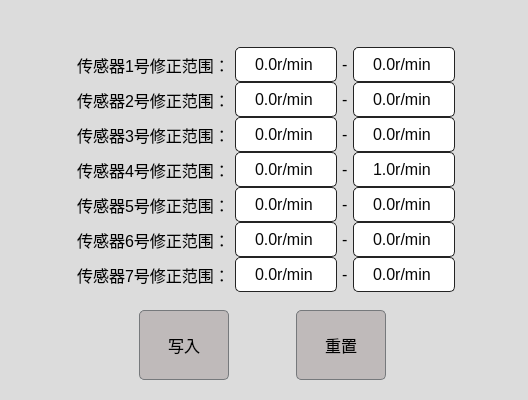
<?xml version="1.0" encoding="UTF-8"?>
<ui version="4.0">
 <class>speedSetting</class>
 <widget class="QWidget" name="speedSetting">
  <property name="windowModality">
   <enum>Qt::ApplicationModal</enum>
  </property>
  <property name="geometry">
   <rect>
    <x>0</x>
    <y>0</y>
    <width>528</width>
    <height>400</height>
   </rect>
  </property>
  <property name="minimumSize">
   <size>
    <width>0</width>
    <height>0</height>
   </size>
  </property>
  <property name="maximumSize">
   <size>
    <width>16777215</width>
    <height>400</height>
   </size>
  </property>
  <property name="windowTitle">
   <string>速度参数设置</string>
  </property>
  <property name="styleSheet">
   <string notr="true">QWidget
{
     background-color: #DCDCDC;
     padding: 1px;
     border-radius: 0px;
     opacity: 0;
	 color: rgb(0, 0, 0);	
	font: 12pt ;

}

QFrame#frame
{
	border: 1px solid #183881;
	border-radius:0px;	
}


QWidget#curveChart,#heightChart,#twistChart,#rodIntervalChart1,#rodIntervalChart2,
#rodIntervalChart3,#rodIntervalChart4,#upChart,#downChart,#rodHeightChart,#gridHeightChart,#heightAndGridHeightChart
{
	border: 1px solid #183881;
}

QGroupBox
{
border: 1px solid #183881;
border-radius:0px;
margin-top:2ex;   /*文字在方框中位置的偏离度*/
font-family:Microsoft YaHei;
font:bold 18px;
color: rgb(0, 0, 0);
 
}
 
QGroupBox::title
{
subcontrol-origin:margin;
subcontrol-position:top center;
padding:0 3px;
}


QLineEdit
{
    background-color: #FFFFFF;
    selection-background-color: #D1DBCB;
    selection-color: black;
    padding: 5px;
    border-style: solid;
    border: 1px solid #76797C;
    border-radius: 5px;
    color: #000000;
}

QPushButton
{
    color: #000000;
    background-color: #BFBABA;
    border-width: 1px;
    border-color: #76797C;
    border-style: solid;
    padding: 5px;
	border-radius:5px;
}

QPushButton:hover
{
	background-color: #0550A4;
	color: rgb(255, 255, 255);
}
QPushButton:disabled
{
    background-color: #C2C46B;
    border-width: 1px;
    border-color: #76797C;
    border-style: solid;
    padding-top: 5px;
    padding-bottom: 5px;
    padding-left: 10px;
    padding-right: 10px;
    border-radius: 2px;
    color: #000000;
}
/*

QPushButton:focus {
    background-color: #D1DBCB;
    color: black;
}

QPushButton:pressed
{
    color: black;
    background-color: #D1DBCB;
    padding-top: -15px;
    padding-bottom: -17px;
}
QPushButton:checked{
    background-color: #76797C;
    border-color: #6A6969;
}
*/

QComboBox{
	border:1px solid #242424;
	border-radius:3px;
	padding:2px;
	background:none;
	color: rgb(0, 0, 0);
}

QComboBox:disabled
{
    background-color: #C2C46B;
    border-width: 1px;
    border-color: #76797C;
    border-style: solid;
    padding-top: 5px;
    padding-bottom: 5px;
    padding-left: 10px;
    padding-right: 10px;
    border-radius: 2px;
    color: #000000;
}

QComboBox::down-arrow,QDateEdit[calendarPopup=&quot;true&quot;]::down-arrow,QTimeEdit[calendarPopup=&quot;true&quot;]::down-arrow,QDateTimeEdit[calendarPopup=&quot;true&quot;]::down-arrow{
image:url(:/qss_icons/rc/add_bottom.png);
width:10px;
height:10px;
right:2px;
}

QComboBox::drop-down,QDateEdit::drop-down,QTimeEdit::drop-down,QDateTimeEdit::drop-down{
subcontrol-origin:padding;
subcontrol-position:top right;
width:15px;
border-left-width:0px;
border-left-style:solid;
border-top-right-radius:3px;
border-bottom-right-radius:3px;
border-left-color:#242424;
}

QComboBox::drop-down:on{
top:1px;
}

QTreeView::item::selected
{
	color: #ffffff;
	background-color:#0550A4;
} 
QTreeView::item::hover
{
	color: #ffffff;
	background-color:#0550A4;

}


QTableView::item:selected{
	color:#DCDCDC;
	background:qlineargradient(spread:pad,x1:0,y1:0,x2:0,y2:1,stop:0 #183881,stop:1 #183881);
}

/*
QTableView::item:hover{
color:#DCDCDC;
background:qlineargradient(spread:pad,x1:0,y1:0,x2:0,y2:1,stop:0 #183881,stop:1 #183881);
}
*/

QTableView::item{
padding:1px;
margin:0px;
}

QHeaderView::section,QTableCornerButton:section{
padding:3px;
margin:0px;
color:#DCDCDC;
border:1px solid #242424;
border-left-width:0px;
border-right-width:1px;
border-top-width:0px;
border-bottom-width:1px;
background:qlineargradient(spread:pad,x1:0,y1:0,x2:0,y2:1,stop:0 #646464,stop:1 #525252);
}

QTableView{
	border: 1px solid #183881;
	border-radius: 0px;
}

QAbstractSpinBox {
    background-color: #FFFFFF;
    color: #070707;
    selection-background-color: #1230F0;
    selection-color: black;
	border-radius:5px;
	border:1px solid #242424;
}

QAbstractSpinBox:up-button
{
    background-color: transparent;
    subcontrol-origin: border;
    subcontrol-position: center right;
}

QAbstractSpinBox:down-button
{
    background-color: transparent;
    subcontrol-origin: border;
    subcontrol-position: center left;
}

QAbstractSpinBox::up-arrow,QAbstractSpinBox::up-arrow:disabled,QAbstractSpinBox::up-arrow:off {
    image: url(:/qss_icons/rc/up_arrow_disabled.png);
    width: 10px;
    height: 10px;
}
QAbstractSpinBox::up-arrow:hover
{
    image: url(:/qss_icons/rc/up_arrow.png);
}


QAbstractSpinBox::down-arrow,QAbstractSpinBox::down-arrow:disabled,QAbstractSpinBox::down-arrow:off
{
    image: url(:/qss_icons/rc/down_arrow_disabled.png);
    width: 10px;
    height: 10px;
}
QAbstractSpinBox::down-arrow:hover
{
    image: url(:/qss_icons/rc/down_arrow.png);
}


QScrollBar:horizontal
{
    height: 15px;
    margin: 3px 15px 3px 15px;
    border: 1px transparent #2A2929;
    border-radius: 4px;
    background-color: #2A2929;
}

QScrollBar::handle:horizontal
{
    background-color: #605F5F;
    min-width: 5px;
    border-radius: 4px;
}

QScrollBar::add-line:horizontal
{
    margin: 0px 3px 0px 3px;
    border-image: url(:/qss_icons/rc/right_arrow_disabled.png);
    width: 10px;
    height: 10px;
    subcontrol-position: right;
    subcontrol-origin: margin;
}

QScrollBar::sub-line:horizontal
{
    margin: 0px 3px 0px 3px;
    border-image: url(:/qss_icons/rc/left_arrow_disabled.png);
    height: 10px;
    width: 10px;
    subcontrol-position: left;
    subcontrol-origin: margin;
}

QScrollBar::add-line:horizontal:hover,QScrollBar::add-line:horizontal:on
{
    border-image: url(:/qss_icons/rc/right_arrow.png);
    height: 10px;
    width: 10px;
    subcontrol-position: right;
    subcontrol-origin: margin;
}


QScrollBar::sub-line:horizontal:hover, QScrollBar::sub-line:horizontal:on
{
    border-image: url(:/qss_icons/rc/left_arrow.png);
    height: 10px;
    width: 10px;
    subcontrol-position: left;
    subcontrol-origin: margin;
}

QScrollBar::up-arrow:horizontal, QScrollBar::down-arrow:horizontal
{
    background: none;
}


QScrollBar::add-page:horizontal, QScrollBar::sub-page:horizontal
{
    background: none;
}

QScrollBar:vertical
{
    background-color: #2A2929;
    width: 15px;
    margin: 15px 3px 15px 3px;
    border: 1px transparent #2A2929;
    border-radius: 4px;
}

QScrollBar::handle:vertical
{
    background-color: #605F5F;
    min-height: 5px;
    border-radius: 4px;
}

QScrollBar::sub-line:vertical
{
    margin: 3px 0px 3px 0px;
    border-image: url(:/qss_icons/rc/up_arrow_disabled.png);
    height: 10px;
    width: 10px;
    subcontrol-position: top;
    subcontrol-origin: margin;
}

QScrollBar::add-line:vertical
{
    margin: 3px 0px 3px 0px;
    border-image: url(:/qss_icons/rc/down_arrow_disabled.png);
    height: 10px;
    width: 10px;
    subcontrol-position: bottom;
    subcontrol-origin: margin;
}

QScrollBar::sub-line:vertical:hover,QScrollBar::sub-line:vertical:on
{

    border-image: url(:/qss_icons/rc/up_arrow.png);
    height: 10px;
    width: 10px;
    subcontrol-position: top;
    subcontrol-origin: margin;
}


QScrollBar::add-line:vertical:hover, QScrollBar::add-line:vertical:on
{
    border-image: url(:/qss_icons/rc/down_arrow.png);
    height: 10px;
    width: 10px;
    subcontrol-position: bottom;
    subcontrol-origin: margin;
}

QScrollBar::up-arrow:vertical, QScrollBar::down-arrow:vertical
{
    background: none;
}


QScrollBar::add-page:vertical, QScrollBar::sub-page:vertical
{
    background: none;
}

QTabWidget::pane { /* The tab widget frame */
    border-top: 1px solid #C2C7CB;
    position: absolute;
    top: 0em;
}
 
QTabWidget::tab-bar {
    alignment: left;
}
 
/* Style the tab using the tab sub-control. Note that
    it reads QTabBar _not_ QTabWidget */
QTabBar::tab {
    background: qlineargradient(x1: 0, y1: 0, x2: 0, y2: 1,
                                stop: 0 #E1E1E1, stop: 0.4 #DDDDDD,
                                stop: 0.5 #D8D8D8, stop: 1.0 #D3D3D3);
    border: 1px solid #C4C4C3;
    border-bottom-color: #C2C7CB; /* same as the pane color */
    border-top-left-radius: 10px;
    border-top-right-radius: 10px;
    min-width: 40ex;
    padding: 2px;
}
 
QTabBar::tab:selected, QTabBar::tab:hover {
    background-color: #0550A4;
	color: rgb(255, 255, 255);
}
 
QTabBar::tab:selected {
	background-color:#00aa00;
	color: rgb(255, 255, 255);
}

</string>
  </property>
  <layout class="QGridLayout" name="gridLayout">
   <property name="leftMargin">
    <number>0</number>
   </property>
   <property name="topMargin">
    <number>0</number>
   </property>
   <property name="rightMargin">
    <number>0</number>
   </property>
   <property name="bottomMargin">
    <number>0</number>
   </property>
   <property name="spacing">
    <number>0</number>
   </property>
   <item row="0" column="0">
    <widget class="TitleWidget" name="titleWidget" native="true">
     <property name="minimumSize">
      <size>
       <width>0</width>
       <height>0</height>
      </size>
     </property>
     <property name="maximumSize">
      <size>
       <width>16777215</width>
       <height>11</height>
      </size>
     </property>
    </widget>
   </item>
   <item row="1" column="0">
    <layout class="QVBoxLayout" name="verticalLayout">
     <item>
      <layout class="QHBoxLayout" name="horizontalLayout">
       <item>
        <widget class="QLabel" name="label_12">
         <property name="maximumSize">
          <size>
           <width>16777215</width>
           <height>40</height>
          </size>
         </property>
         <property name="text">
          <string>传感器1号修正范围：</string>
         </property>
        </widget>
       </item>
       <item>
        <widget class="QDoubleSpinBox" name="lowerRangeOne">
         <property name="minimumSize">
          <size>
           <width>0</width>
           <height>35</height>
          </size>
         </property>
         <property name="maximumSize">
          <size>
           <width>16777215</width>
           <height>35</height>
          </size>
         </property>
         <property name="suffix">
          <string>r/min</string>
         </property>
         <property name="decimals">
          <number>1</number>
         </property>
         <property name="minimum">
          <double>0.000000000000000</double>
         </property>
        </widget>
       </item>
       <item>
        <widget class="QLabel" name="label_3">
         <property name="minimumSize">
          <size>
           <width>0</width>
           <height>0</height>
          </size>
         </property>
         <property name="maximumSize">
          <size>
           <width>20</width>
           <height>16777215</height>
          </size>
         </property>
         <property name="text">
          <string>-</string>
         </property>
        </widget>
       </item>
       <item>
        <widget class="QDoubleSpinBox" name="highRangeOne">
         <property name="minimumSize">
          <size>
           <width>0</width>
           <height>35</height>
          </size>
         </property>
         <property name="maximumSize">
          <size>
           <width>16777215</width>
           <height>35</height>
          </size>
         </property>
         <property name="suffix">
          <string>r/min</string>
         </property>
         <property name="decimals">
          <number>1</number>
         </property>
         <property name="minimum">
          <double>0.000000000000000</double>
         </property>
        </widget>
       </item>
      </layout>
     </item>
     <item>
      <layout class="QHBoxLayout" name="horizontalLayout_2">
       <item>
        <widget class="QLabel" name="label_13">
         <property name="maximumSize">
          <size>
           <width>16777215</width>
           <height>40</height>
          </size>
         </property>
         <property name="text">
          <string>传感器2号修正范围：</string>
         </property>
        </widget>
       </item>
       <item>
        <widget class="QDoubleSpinBox" name="lowerRangeTwo">
         <property name="minimumSize">
          <size>
           <width>0</width>
           <height>35</height>
          </size>
         </property>
         <property name="maximumSize">
          <size>
           <width>16777215</width>
           <height>35</height>
          </size>
         </property>
         <property name="suffix">
          <string>r/min</string>
         </property>
         <property name="decimals">
          <number>1</number>
         </property>
         <property name="minimum">
          <double>0.000000000000000</double>
         </property>
        </widget>
       </item>
       <item>
        <widget class="QLabel" name="label_4">
         <property name="maximumSize">
          <size>
           <width>20</width>
           <height>16777215</height>
          </size>
         </property>
         <property name="text">
          <string>-</string>
         </property>
        </widget>
       </item>
       <item>
        <widget class="QDoubleSpinBox" name="highRangeTwo">
         <property name="minimumSize">
          <size>
           <width>0</width>
           <height>35</height>
          </size>
         </property>
         <property name="maximumSize">
          <size>
           <width>16777215</width>
           <height>35</height>
          </size>
         </property>
         <property name="suffix">
          <string>r/min</string>
         </property>
         <property name="decimals">
          <number>1</number>
         </property>
         <property name="minimum">
          <double>0.000000000000000</double>
         </property>
        </widget>
       </item>
      </layout>
     </item>
     <item>
      <layout class="QHBoxLayout" name="horizontalLayout_3">
       <item>
        <widget class="QLabel" name="label_14">
         <property name="maximumSize">
          <size>
           <width>16777215</width>
           <height>40</height>
          </size>
         </property>
         <property name="text">
          <string>传感器3号修正范围：</string>
         </property>
        </widget>
       </item>
       <item>
        <widget class="QDoubleSpinBox" name="lowerRangeThree">
         <property name="minimumSize">
          <size>
           <width>0</width>
           <height>35</height>
          </size>
         </property>
         <property name="maximumSize">
          <size>
           <width>16777215</width>
           <height>35</height>
          </size>
         </property>
         <property name="suffix">
          <string>r/min</string>
         </property>
         <property name="decimals">
          <number>1</number>
         </property>
         <property name="minimum">
          <double>0.000000000000000</double>
         </property>
        </widget>
       </item>
       <item>
        <widget class="QLabel" name="label_5">
         <property name="maximumSize">
          <size>
           <width>20</width>
           <height>16777215</height>
          </size>
         </property>
         <property name="text">
          <string>-</string>
         </property>
        </widget>
       </item>
       <item>
        <widget class="QDoubleSpinBox" name="highRangeThree">
         <property name="minimumSize">
          <size>
           <width>0</width>
           <height>35</height>
          </size>
         </property>
         <property name="maximumSize">
          <size>
           <width>16777215</width>
           <height>35</height>
          </size>
         </property>
         <property name="suffix">
          <string>r/min</string>
         </property>
         <property name="decimals">
          <number>1</number>
         </property>
         <property name="minimum">
          <double>0.000000000000000</double>
         </property>
        </widget>
       </item>
      </layout>
     </item>
     <item>
      <layout class="QHBoxLayout" name="horizontalLayout_4">
       <item>
        <widget class="QLabel" name="label_15">
         <property name="maximumSize">
          <size>
           <width>16777215</width>
           <height>40</height>
          </size>
         </property>
         <property name="text">
          <string>传感器4号修正范围：</string>
         </property>
        </widget>
       </item>
       <item>
        <widget class="QDoubleSpinBox" name="lowerRangeFour">
         <property name="minimumSize">
          <size>
           <width>0</width>
           <height>35</height>
          </size>
         </property>
         <property name="maximumSize">
          <size>
           <width>16777215</width>
           <height>35</height>
          </size>
         </property>
         <property name="suffix">
          <string>r/min</string>
         </property>
         <property name="decimals">
          <number>1</number>
         </property>
         <property name="minimum">
          <double>0.000000000000000</double>
         </property>
        </widget>
       </item>
       <item>
        <widget class="QLabel" name="label_6">
         <property name="maximumSize">
          <size>
           <width>20</width>
           <height>16777215</height>
          </size>
         </property>
         <property name="text">
          <string>-</string>
         </property>
        </widget>
       </item>
       <item>
        <widget class="QDoubleSpinBox" name="highRangeFour">
         <property name="minimumSize">
          <size>
           <width>0</width>
           <height>35</height>
          </size>
         </property>
         <property name="maximumSize">
          <size>
           <width>16777215</width>
           <height>35</height>
          </size>
         </property>
         <property name="suffix">
          <string>r/min</string>
         </property>
         <property name="decimals">
          <number>1</number>
         </property>
         <property name="minimum">
          <double>1.000000000000000</double>
         </property>
        </widget>
       </item>
      </layout>
     </item>
     <item>
      <layout class="QHBoxLayout" name="horizontalLayout_5">
       <item>
        <widget class="QLabel" name="label_16">
         <property name="maximumSize">
          <size>
           <width>16777215</width>
           <height>40</height>
          </size>
         </property>
         <property name="text">
          <string>传感器5号修正范围：</string>
         </property>
        </widget>
       </item>
       <item>
        <widget class="QDoubleSpinBox" name="lowerRangeFive">
         <property name="minimumSize">
          <size>
           <width>0</width>
           <height>35</height>
          </size>
         </property>
         <property name="maximumSize">
          <size>
           <width>16777215</width>
           <height>35</height>
          </size>
         </property>
         <property name="suffix">
          <string>r/min</string>
         </property>
         <property name="decimals">
          <number>1</number>
         </property>
         <property name="minimum">
          <double>0.000000000000000</double>
         </property>
        </widget>
       </item>
       <item>
        <widget class="QLabel" name="label_7">
         <property name="maximumSize">
          <size>
           <width>20</width>
           <height>16777215</height>
          </size>
         </property>
         <property name="text">
          <string>-</string>
         </property>
        </widget>
       </item>
       <item>
        <widget class="QDoubleSpinBox" name="highRangeFive">
         <property name="minimumSize">
          <size>
           <width>0</width>
           <height>35</height>
          </size>
         </property>
         <property name="maximumSize">
          <size>
           <width>16777215</width>
           <height>35</height>
          </size>
         </property>
         <property name="suffix">
          <string>r/min</string>
         </property>
         <property name="decimals">
          <number>1</number>
         </property>
         <property name="minimum">
          <double>0.000000000000000</double>
         </property>
        </widget>
       </item>
      </layout>
     </item>
     <item>
      <layout class="QHBoxLayout" name="horizontalLayout_7">
       <item>
        <widget class="QLabel" name="label_17">
         <property name="maximumSize">
          <size>
           <width>16777215</width>
           <height>40</height>
          </size>
         </property>
         <property name="text">
          <string>传感器6号修正范围：</string>
         </property>
        </widget>
       </item>
       <item>
        <widget class="QDoubleSpinBox" name="lowerRangeSix">
         <property name="minimumSize">
          <size>
           <width>0</width>
           <height>35</height>
          </size>
         </property>
         <property name="maximumSize">
          <size>
           <width>16777215</width>
           <height>35</height>
          </size>
         </property>
         <property name="suffix">
          <string>r/min</string>
         </property>
         <property name="decimals">
          <number>1</number>
         </property>
         <property name="minimum">
          <double>0.000000000000000</double>
         </property>
        </widget>
       </item>
       <item>
        <widget class="QLabel" name="label_8">
         <property name="maximumSize">
          <size>
           <width>20</width>
           <height>16777215</height>
          </size>
         </property>
         <property name="text">
          <string>-</string>
         </property>
        </widget>
       </item>
       <item>
        <widget class="QDoubleSpinBox" name="highRangeSix">
         <property name="minimumSize">
          <size>
           <width>0</width>
           <height>35</height>
          </size>
         </property>
         <property name="maximumSize">
          <size>
           <width>16777215</width>
           <height>35</height>
          </size>
         </property>
         <property name="suffix">
          <string>r/min</string>
         </property>
         <property name="decimals">
          <number>1</number>
         </property>
         <property name="minimum">
          <double>0.000000000000000</double>
         </property>
        </widget>
       </item>
      </layout>
     </item>
     <item>
      <layout class="QHBoxLayout" name="horizontalLayout_8">
       <item>
        <widget class="QLabel" name="label_18">
         <property name="maximumSize">
          <size>
           <width>16777215</width>
           <height>40</height>
          </size>
         </property>
         <property name="text">
          <string>传感器7号修正范围：</string>
         </property>
        </widget>
       </item>
       <item>
        <widget class="QDoubleSpinBox" name="lowerRangeSeven">
         <property name="minimumSize">
          <size>
           <width>0</width>
           <height>35</height>
          </size>
         </property>
         <property name="maximumSize">
          <size>
           <width>16777215</width>
           <height>35</height>
          </size>
         </property>
         <property name="suffix">
          <string>r/min</string>
         </property>
         <property name="decimals">
          <number>1</number>
         </property>
         <property name="minimum">
          <double>0.000000000000000</double>
         </property>
        </widget>
       </item>
       <item>
        <widget class="QLabel" name="label_9">
         <property name="maximumSize">
          <size>
           <width>20</width>
           <height>16777215</height>
          </size>
         </property>
         <property name="text">
          <string>-</string>
         </property>
        </widget>
       </item>
       <item>
        <widget class="QDoubleSpinBox" name="highRangeSeven">
         <property name="minimumSize">
          <size>
           <width>0</width>
           <height>35</height>
          </size>
         </property>
         <property name="maximumSize">
          <size>
           <width>16777215</width>
           <height>35</height>
          </size>
         </property>
         <property name="suffix">
          <string>r/min</string>
         </property>
         <property name="decimals">
          <number>1</number>
         </property>
         <property name="minimum">
          <double>0.000000000000000</double>
         </property>
        </widget>
       </item>
      </layout>
     </item>
    </layout>
   </item>
   <item row="2" column="0">
    <layout class="QHBoxLayout" name="horizontalLayout_6">
     <item>
      <widget class="QPushButton" name="writeIn">
       <property name="minimumSize">
        <size>
         <width>90</width>
         <height>70</height>
        </size>
       </property>
       <property name="maximumSize">
        <size>
         <width>90</width>
         <height>70</height>
        </size>
       </property>
       <property name="styleSheet">
        <string notr="true">font: 25 18pt &quot;Microsoft YaHei&quot;;</string>
       </property>
       <property name="text">
        <string>写入</string>
       </property>
      </widget>
     </item>
     <item>
      <widget class="QPushButton" name="reset">
       <property name="maximumSize">
        <size>
         <width>90</width>
         <height>70</height>
        </size>
       </property>
       <property name="styleSheet">
        <string notr="true">font: 25 18pt &quot;Microsoft YaHei&quot;;</string>
       </property>
       <property name="text">
        <string>重置</string>
       </property>
      </widget>
     </item>
    </layout>
   </item>
  </layout>
 </widget>
 <customwidgets>
  <customwidget>
   <class>TitleWidget</class>
   <extends>QWidget</extends>
   <header location="global">titlewidget.h</header>
   <container>1</container>
  </customwidget>
 </customwidgets>
 <resources/>
 <connections/>
</ui>
